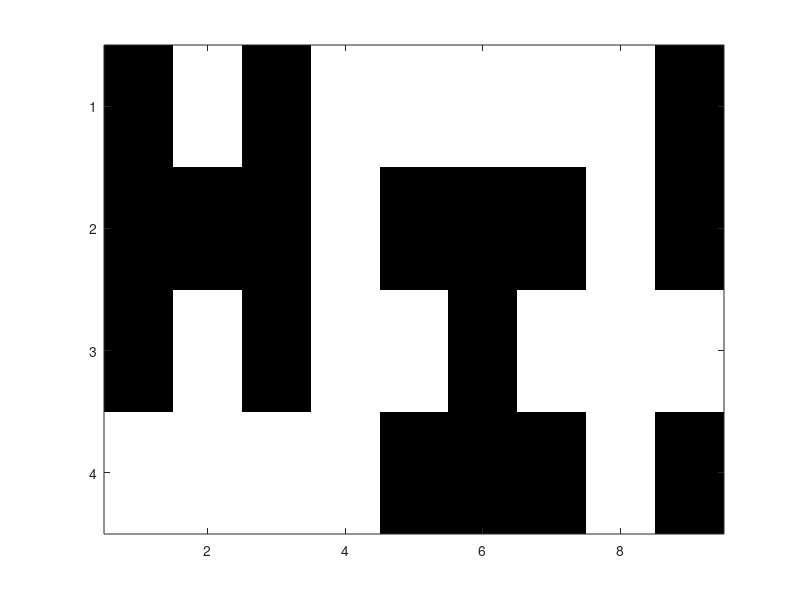

Recreate this plot in MATLAB.
function A = hi;
% HI  Generate 4 x 9 matrix with "HI!"

A = ones(4,9);
A(1:3,1:3) = [0 1 0;
              0 0 0;
              0 1 0];
A(2:4,5:7) = [0 0 0;
              1 0 1;
              0 0 0];
A([1 2 4],9) = 0;

% also look at result of:  rank(A),  spy(A)
imagesc(A), colormap gray
